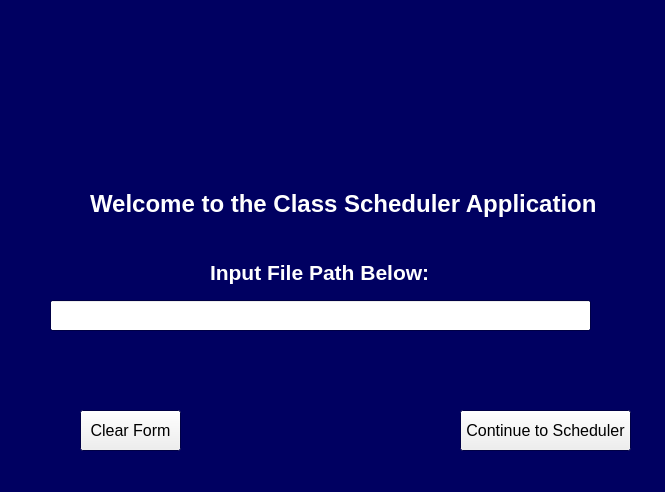
<?xml version="1.0" encoding="UTF-8"?>
<ui version="4.0">
 <class>Input_window_frm</class>
 <widget class="QWidget" name="Input_window_frm">
  <property name="geometry">
   <rect>
    <x>0</x>
    <y>0</y>
    <width>665</width>
    <height>492</height>
   </rect>
  </property>
  <property name="palette">
   <palette>
    <active>
     <colorrole role="Base">
      <brush brushstyle="SolidPattern">
       <color alpha="255">
        <red>255</red>
        <green>255</green>
        <blue>255</blue>
       </color>
      </brush>
     </colorrole>
     <colorrole role="Window">
      <brush brushstyle="SolidPattern">
       <color alpha="255">
        <red>0</red>
        <green>0</green>
        <blue>97</blue>
       </color>
      </brush>
     </colorrole>
    </active>
    <inactive>
     <colorrole role="Base">
      <brush brushstyle="SolidPattern">
       <color alpha="255">
        <red>255</red>
        <green>255</green>
        <blue>255</blue>
       </color>
      </brush>
     </colorrole>
     <colorrole role="Window">
      <brush brushstyle="SolidPattern">
       <color alpha="255">
        <red>0</red>
        <green>0</green>
        <blue>97</blue>
       </color>
      </brush>
     </colorrole>
    </inactive>
    <disabled>
     <colorrole role="Base">
      <brush brushstyle="SolidPattern">
       <color alpha="255">
        <red>0</red>
        <green>0</green>
        <blue>97</blue>
       </color>
      </brush>
     </colorrole>
     <colorrole role="Window">
      <brush brushstyle="SolidPattern">
       <color alpha="255">
        <red>0</red>
        <green>0</green>
        <blue>97</blue>
       </color>
      </brush>
     </colorrole>
    </disabled>
   </palette>
  </property>
  <property name="windowTitle">
   <string>Class Scheduler Application</string>
  </property>
  <widget class="QLabel" name="CSU_logo_pic">
   <property name="geometry">
    <rect>
     <x>170</x>
     <y>20</y>
     <width>311</width>
     <height>161</height>
    </rect>
   </property>
   <property name="text">
    <string/>
   </property>
   <property name="pixmap">
    <pixmap>csu-logo.jpg</pixmap>
   </property>
   <property name="scaledContents">
    <bool>true</bool>
   </property>
  </widget>
  <widget class="QLabel" name="Welcome_lbl">
   <property name="geometry">
    <rect>
     <x>90</x>
     <y>190</y>
     <width>511</width>
     <height>27</height>
    </rect>
   </property>
   <property name="palette">
    <palette>
     <active>
      <colorrole role="WindowText">
       <brush brushstyle="SolidPattern">
        <color alpha="255">
         <red>255</red>
         <green>255</green>
         <blue>255</blue>
        </color>
       </brush>
      </colorrole>
      <colorrole role="Text">
       <brush brushstyle="SolidPattern">
        <color alpha="255">
         <red>0</red>
         <green>0</green>
         <blue>0</blue>
        </color>
       </brush>
      </colorrole>
     </active>
     <inactive>
      <colorrole role="WindowText">
       <brush brushstyle="SolidPattern">
        <color alpha="255">
         <red>255</red>
         <green>255</green>
         <blue>255</blue>
        </color>
       </brush>
      </colorrole>
      <colorrole role="Text">
       <brush brushstyle="SolidPattern">
        <color alpha="255">
         <red>0</red>
         <green>0</green>
         <blue>0</blue>
        </color>
       </brush>
      </colorrole>
     </inactive>
     <disabled>
      <colorrole role="WindowText">
       <brush brushstyle="SolidPattern">
        <color alpha="255">
         <red>120</red>
         <green>120</green>
         <blue>120</blue>
        </color>
       </brush>
      </colorrole>
      <colorrole role="Text">
       <brush brushstyle="SolidPattern">
        <color alpha="255">
         <red>120</red>
         <green>120</green>
         <blue>120</blue>
        </color>
       </brush>
      </colorrole>
     </disabled>
    </palette>
   </property>
   <property name="font">
    <font>
     <family>Arial</family>
     <pointsize>18</pointsize>
     <weight>75</weight>
     <bold>true</bold>
    </font>
   </property>
   <property name="text">
    <string>Welcome to the Class Scheduler Application</string>
   </property>
  </widget>
  <widget class="QLabel" name="InputFilePath_lbl">
   <property name="geometry">
    <rect>
     <x>210</x>
     <y>260</y>
     <width>217</width>
     <height>24</height>
    </rect>
   </property>
   <property name="palette">
    <palette>
     <active>
      <colorrole role="WindowText">
       <brush brushstyle="SolidPattern">
        <color alpha="255">
         <red>255</red>
         <green>255</green>
         <blue>255</blue>
        </color>
       </brush>
      </colorrole>
     </active>
     <inactive>
      <colorrole role="WindowText">
       <brush brushstyle="SolidPattern">
        <color alpha="255">
         <red>255</red>
         <green>255</green>
         <blue>255</blue>
        </color>
       </brush>
      </colorrole>
     </inactive>
     <disabled>
      <colorrole role="WindowText">
       <brush brushstyle="SolidPattern">
        <color alpha="255">
         <red>120</red>
         <green>120</green>
         <blue>120</blue>
        </color>
       </brush>
      </colorrole>
     </disabled>
    </palette>
   </property>
   <property name="font">
    <font>
     <family>Arial</family>
     <pointsize>16</pointsize>
     <weight>75</weight>
     <bold>true</bold>
    </font>
   </property>
   <property name="text">
    <string>Input File Path Below:</string>
   </property>
  </widget>
  <widget class="QLineEdit" name="lineEdit">
   <property name="geometry">
    <rect>
     <x>50</x>
     <y>300</y>
     <width>541</width>
     <height>31</height>
    </rect>
   </property>
   <property name="font">
    <font>
     <family>Arial</family>
     <pointsize>14</pointsize>
     <weight>75</weight>
     <bold>true</bold>
    </font>
   </property>
  </widget>
  <widget class="QPushButton" name="Clear_btn">
   <property name="geometry">
    <rect>
     <x>80</x>
     <y>410</y>
     <width>101</width>
     <height>41</height>
    </rect>
   </property>
   <property name="font">
    <font>
     <family>Arial</family>
     <pointsize>12</pointsize>
    </font>
   </property>
   <property name="text">
    <string>Clear Form</string>
   </property>
  </widget>
  <widget class="QPushButton" name="Continue_btn">
   <property name="geometry">
    <rect>
     <x>460</x>
     <y>410</y>
     <width>171</width>
     <height>41</height>
    </rect>
   </property>
   <property name="font">
    <font>
     <family>Arial</family>
     <pointsize>12</pointsize>
    </font>
   </property>
   <property name="text">
    <string>Continue to Scheduler</string>
   </property>
  </widget>
 </widget>
 <resources/>
 <connections/>
</ui>
